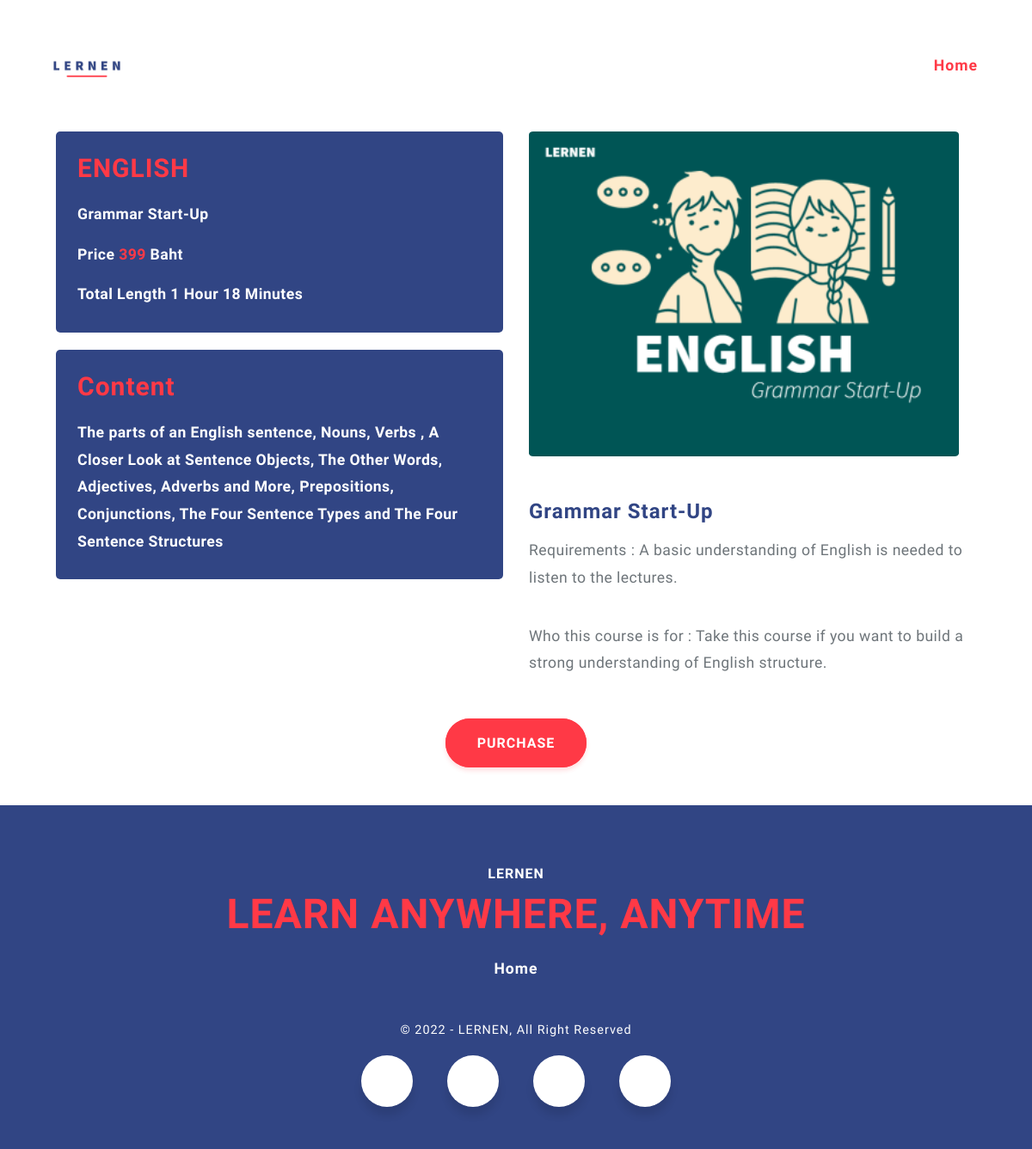
/detail.php?id=C00001 (signed in), run on the app's committed database.
### tables this page shows
CREATE TABLE `course` (
  `id_course` varchar(11) NOT NULL,
  `subject` varchar(20) NOT NULL,
  `coursename` varchar(50) NOT NULL,
  `price` int(10) NOT NULL,
  `content` varchar(255) NOT NULL,
  `length` varchar(50) NOT NULL,
  `requirement` varchar(255) NOT NULL,
  `description` varchar(255) NOT NULL,
  `image` text NOT NULL,
  `video` varchar(5) NOT NULL
);

### detail.php (the view, shortened to what this page needs)
<?php
    include('server.php');
?>
<!DOCTYPE html>
<html lang="en">
<head>
    <link rel="stylesheet" href="icofont.min.css">
    <link href="css/bootstrap.min.css" rel="stylesheet" />
    <link href="css/slick.css" rel="stylesheet" />
    <link href="css/main.css" rel="stylesheet" />
</head>
<body>
    <header id="home">
        <div class="container">
            <nav class="navbar navbar-expand-lg navbar-light ">
                <a class="navbar-brand"><img src="images/lernenlogo.png" width="120" height="55"></a>
                <div class="collapse navbar-collapse" id="navbarSupportedContent">
                    <ul class="navbar-nav mr-auto">
                        <li class="nav-item active">
                            <a href="mainpage.php" class="nav-link" style="margin-left: 800px;">Home</a>
                        </li>
                    </ul>
                </div>
        </div>
        <section id="blog-single" class="p-top-80 p-bottom-80">
            <div class="container clearfix">
                <div class="row">
                    <?php
                        $ids = $_GET['id'];
                        $sql = "SELECT * FROM course WHERE course.id_course='$ids' ";
                        $result = mysqli_query($conn,$sql);
                        ($row = mysqli_fetch_array($result))
                    ?>
                    <div class="col-sm-6 sidebar">
                        <div class="widget" style="margin-bottom: 20px;">
                            <ul>
                                <h4><?=$row['subject']?></h4>
                                <p><?=$row['coursename']?></p>
                                <p>Price <span style="color: #ff3946;"><?=$row['price']?></span> Baht</p>
                                <p><?=$row['length']?></p>
                            </ul>
                        </div>
                        <div class="widget" style="margin-top: 10px;">
                            <ul>
                                <h4>Content</h4>
                                <p><?=$row['content']?></p>
                            </ul>
                        </div>
                    </div>
                    <div class="col-sm-6">
                        <div class="postSingle">
                            <div class="postMedia">
                                <img alt="" src="images/<?=$row['image']?>" width="500" height="300"
                                    style="border-radius: 1%;">
                            </div>
                            <div class="postTitle">
                                <h1><?=$row['coursename']?></h1>
                            </div>
                            <p><?=$row['requirement']?></p>
                            <p><?=$row['description']?></p>
                            </div>
                        </div>
                    </div>
                </div>
                <div class="hero-btns contact-btn" style="margin-top:50px; margin-bottom: 60px; widht: 50px;">
                                    <a href="payment.php?id=<?=$row['id_course']?>">PURCHASE</a>
            </div>
        </section>
        <footer>
            <div class="container">
                <div class="row">
                    <div class="col-12">
                        <h5>LERNEN</h5>
                        <h3>LEARN ANYWHERE, ANYTIME</h3>
                        <ul class="contact-nav">
                            <li><a data-scroll href="mainpage.php">Home</a></li>
                        </ul>
                        <h6>© 2022 - LERNEN, All Right Reserved</h6>
                        <ul class="social">
                            <div class="wrapper">
                                <div class="icon email">
                                    <span><i class="icofont-ui-email"></i></span>
                                </div>
                                <div class="icon phone">
                                    <span><i class="icofont-phone"></i></span>
                                </div>
                                <div class="icon facebook">
                                    <span><i class="icofont-facebook"></i></span>
                                </div>
                                <div class="icon location">
                                    <span><i class="icofont-location-pin"></i></span>
                                </div>
                            </div>
                        </ul>
                    </div>
                </div>
            </div>
        </footer>
</body>
</html>

### css/main.css (style rules this page uses)
* { margin: 0; padding: 0; }
html { -webkit-box-sizing: border-box; -moz-box-sizing: border-box; box-sizing: border-box; }
*, *:before, *:after { -webkit-box-sizing: inherit; -moz-box-sizing: inherit; box-sizing: inherit; }
a { font-weight: 600; color: #314584; text-decoration: none; letter-spacing: 1px; position: relative; }
img { max-width: 100%; height: auto; }
h1, .h1, h2, .h2, h3, .h3, h4, .h4, h5, .h5, h6, .h6 { color: #314584; font-weight: 600; letter-spacing: 1px; }
body { color: #314584; font-family: 'Work Sans', sans-serif; font-size: 14px; font-weight: 400; overflow-x: hidden; transition: opacity 1s; min-width: 330px; }
h1, .h1 { font-size: 4.4rem; margin-bottom: 20px; }
h3, .h3 { font-size: 1.9rem; line-height: 2.5rem; margin-bottom: 15px; }
h4, .h4 { font-size: 24px; }
h5, .h5 { font-size: 1rem; color: #FF3946; }
h6, .h6 { font-size: 1rem; margin-bottom: 10px; }
p { font-size: 1.1rem; line-height: 1.8; color: #6E757A; margin-bottom: 15px; letter-spacing: 0.025em; }
.hero-btns a:first-child { background-color: #FF3946; border: 2px solid #FF3946; color: #fff; padding: 17px 35px; font-size: 1.0rem; border-radius: 30px; -webkit-box-shadow: 0px 4px 5px 0px rgba(255, 57, 70, 0.15); -moz-box-shadow: 0px 4px 5px 0px rgba(255, 57, 70, 0.15); box-shadow: 0px 4px 5px 0px rgba(255, 57, 70, 0.15); }
.hero-btns a:last-child { color: #314584; padding: 17px 35px; font-size: 1.0rem; }
.contact-btn { text-align: center; margin-top: 70px; }
.contact-btn a { color: #fff !important; }
.navbar-light .navbar-nav .nav-link { color: #314584; font-size: 1.1rem; white-space: nowrap; }
.hero-btns { margin-bottom: 350px; }
.navbar-light .navbar-nav .active>.nav-link, .navbar-light .navbar-nav .nav-link.active, .navbar-light .navbar-nav .nav-link.show, .navbar-light .navbar-nav .show>.nav-link { color: #FF3946; }
.navbar { padding: 50px 0 0 0; }
.navbar-light .navbar-brand { margin-right: 10%; }
.nav-item { padding: 0 10px; }
footer { background-color: #314584; width: 100%; min-height: 400px; text-align: center; padding: 70px 0px 0px 0px; }
footer h5 { color: #fff; padding-bottom: 10px; }
footer h3 { color: #FF3946; font-size: 3rem; margin-bottom: 30px; }
.contact-nav li { display: inline; color: #fff; }
.contact-nav a { color: #fff; font-size: 1.1rem; padding: 20px 20px; }
footer h6 { color: #fff; font-size: 0.9rem; font-weight: 400; margin-top: 50px; margin-bottom: 20px; }
@media (max-width: 1700px) { .hero-btns { margin-bottom: 200px; } }
@media (max-width: 1350px) { .hero-btns { margin-bottom: 140px; } }
.wrapper { display: inline-flex; }
.wrapper .icon { margin: 0 20px; text-align: center; cursor: pointer; display: flex; align-items: center; justify-content: center; flex-direction: column; position: relative; z-index: 2; transition: 0.4s cubic-bezier(0.68, -0.55, 0.265, 1.55); }
.wrapper .icon span { display: block; height: 60px; width: 60px; background: #fff; border-radius: 50%; position: relative; z-index: 2px; box-shadow: 0px 10px 10px rgba(0, 0, 0, 0.1); transition: 0.4s cubic-bezier(0.68, -0.55, 0.265, 1.55); }
.wrapper .icon span i { line-height: 60px; font-size: 25px; }
.widget { margin-top: 50px; margin-bottom: 50px; margin-left: 20px; background-color: #314584; padding: 25px 25px 12px; border-radius: 5px; }
.widget p { color: #fff; font-weight: 600; }
.widget h4 { font-size: 30px; margin-bottom: 20px; color: #ff3946; }
.postSingle .postTitle { margin-top: 50px; padding-bottom: 10px; }
.postSingle .postTitle h1 { font-size: 24px; margin-bottom: 5px; }
.postSingle .postMedia { margin-top: 50px; padding: 0; }

### data on the page
course: subject "ENGLISH", coursename "Grammar Start-Up", price "399", length "Total Length 1 Hour 18 Minutes", content "The parts of an English sentence, Nouns, Verbs , A Closer Look at Sentence Objects, The Other Words, Adjectives, Adverbs and More, Prepositions, Conjunctions, The Four Sentence Types and The Four Sentence Structures", image (picture), requirement "Requirements : A basic understanding of English is needed to listen to the lectures.", description "Who this course is for : Take this course if you want to build a strong understanding of English structure."
